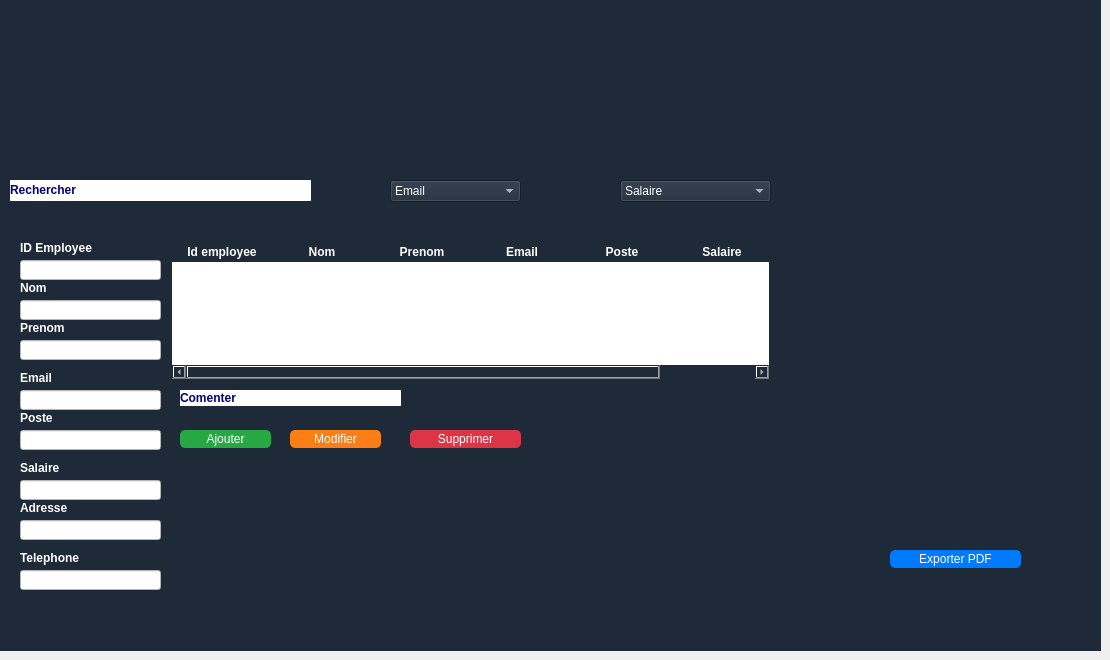
    <widget class="QWidget" name="pageEmployes">
     <widget class="QLabel" name="label_8">
      <property name="geometry">
       <rect>
        <x>0</x>
        <y>0</y>
        <width>1101</width>
        <height>171</height>
       </rect>
      </property>
      <property name="styleSheet">
       <string notr="true">background-color: #1e2a38;
color: white;
font: bold 11pt &quot;Arial&quot;;</string>
      </property>
      <property name="text">
       <string/>
      </property>
     </widget>
     <widget class="QStackedWidget" name="stackedWidget_2">
      <property name="geometry">
       <rect>
        <x>0</x>
        <y>170</y>
        <width>1101</width>
        <height>481</height>
       </rect>
      </property>
      <property name="currentIndex">
       <number>1</number>
      </property>
      <widget class="QWidget" name="page_3"/>
      <widget class="QWidget" name="page_4">
       <widget class="QFrame" name="trirecherche">
        <property name="geometry">
         <rect>
          <x>0</x>
          <y>0</y>
          <width>1101</width>
          <height>71</height>
         </rect>
        </property>
        <property name="styleSheet">
         <string notr="true">background-color: #1e2a38;
color: white;
font: bold 11pt &quot;Arial&quot;;

</string>
        </property>
        <property name="frameShape">
         <enum>QFrame::Shape::NoFrame</enum>
        </property>
        <widget class="QLabel" name="recherche">
         <property name="geometry">
          <rect>
           <x>10</x>
           <y>10</y>
           <width>301</width>
           <height>21</height>
          </rect>
         </property>
         <property name="styleSheet">
          <string notr="true">background-color: white;
    gridline-color: #ccc;
    font: 10pt &quot;Arial&quot;;</string>
         </property>
         <property name="text">
          <string>&lt;html&gt;&lt;head/&gt;&lt;body&gt;&lt;p&gt;&lt;span style=&quot; font-weight:700; color:#00007f;&quot;&gt;Rechercher&lt;/span&gt;&lt;/p&gt;&lt;/body&gt;&lt;/html&gt;</string>
         </property>
        </widget>
        <widget class="QComboBox" name="triemail">
         <property name="geometry">
          <rect>
           <x>390</x>
           <y>10</y>
           <width>131</width>
           <height>22</height>
          </rect>
         </property>
         <item>
          <property name="text">
           <string>Email</string>
          </property>
         </item>
         <item>
          <property name="text">
           <string/>
          </property>
         </item>
         <item>
          <property name="text">
           <string/>
          </property>
         </item>
        </widget>
        <widget class="QComboBox" name="trisalaire">
         <property name="geometry">
          <rect>
           <x>620</x>
           <y>10</y>
           <width>151</width>
           <height>22</height>
          </rect>
         </property>
         <item>
          <property name="text">
           <string>Salaire</string>
          </property>
         </item>
         <item>
          <property name="text">
           <string>0-500d</string>
          </property>
         </item>
         <item>
          <property name="text">
           <string>500-1000</string>
          </property>
         </item>
         <item>
          <property name="text">
           <string>1500-2000</string>
          </property>
         </item>
         <item>
          <property name="text">
           <string>2500-3000</string>
          </property>
         </item>
         <item>
          <property name="text">
           <string>3500-4000</string>
          </property>
         </item>
         <item>
          <property name="text">
           <string>4500-5000</string>
          </property>
         </item>
         <item>
          <property name="text">
           <string>&gt;5000</string>
          </property>
         </item>
        </widget>
       </widget>
       <widget class="QFrame" name="cruds">
        <property name="geometry">
         <rect>
          <x>0</x>
          <y>70</y>
          <width>1101</width>
          <height>411</height>
         </rect>
        </property>
        <property name="styleSheet">
         <string notr="true">background-color: #1e2a38;
color: white;
font: bold 11pt &quot;Arial&quot;;

</string>
        </property>
        <property name="frameShape">
         <enum>QFrame::Shape::NoFrame</enum>
        </property>
        <widget class="QLabel" name="comment">
         <property name="geometry">
          <rect>
           <x>180</x>
           <y>150</y>
           <width>221</width>
           <height>16</height>
          </rect>
         </property>
         <property name="styleSheet">
          <string notr="true">background-color: white;
    gridline-color: #ccc;
    font: 10pt &quot;Arial&quot;;
</string>
         </property>
         <property name="text">
          <string>&lt;html&gt;&lt;head/&gt;&lt;body&gt;&lt;p&gt;&lt;span style=&quot; font-weight:700; color:#00007f;&quot;&gt;Comenter&lt;/span&gt;&lt;/p&gt;&lt;/body&gt;&lt;/html&gt;</string>
         </property>
        </widget>
        <widget class="QPushButton" name="ajouter">
         <property name="geometry">
          <rect>
           <x>180</x>
           <y>190</y>
           <width>91</width>
           <height>18</height>
          </rect>
         </property>
         <property name="styleSheet">
          <string notr="true">QPushButton {
    background-color: #28a745;
    color: white;
    border-radius: 5px;
}

</string>
         </property>
         <property name="text">
          <string>Ajouter</string>
         </property>
        </widget>
        <widget class="QPushButton" name="modifier">
         <property name="geometry">
          <rect>
           <x>290</x>
           <y>190</y>
           <width>91</width>
           <height>18</height>
          </rect>
         </property>
         <property name="styleSheet">
          <string notr="true">QPushButton {
    background-color: #fd7e14;
    color: white;
    border-radius: 5px;
}
</string>
         </property>
         <property name="text">
          <string>Modifier</string>
         </property>
        </widget>
        <widget class="QPushButton" name="exporter">
         <property name="geometry">
          <rect>
           <x>890</x>
           <y>310</y>
           <width>131</width>
           <height>18</height>
          </rect>
         </property>
         <property name="styleSheet">
          <string notr="true">QPushButton {
    background-color: #007bff;
    color: white;
    border-radius: 5px;
}
</string>
         </property>
         <property name="text">
          <string>Exporter PDF</string>
         </property>
        </widget>
        <widget class="QPushButton" name="supprimer">
         <property name="geometry">
          <rect>
           <x>410</x>
           <y>190</y>
           <width>111</width>
           <height>18</height>
          </rect>
         </property>
         <property name="styleSheet">
          <string notr="true">QPushButton {
    background-color: #dc3545;
    color: white;
    border-radius: 5px;
}</string>
         </property>
         <property name="text">
          <string>Supprimer</string>
         </property>
        </widget>
        <widget class="QTableWidget" name="tableau">
         <property name="geometry">
          <rect>
           <x>170</x>
           <y>0</y>
           <width>601</width>
           <height>141</height>
          </rect>
         </property>
         <property name="styleSheet">
          <string notr="true">QTableWidget {
    background-color: white;        /* cellules blanches */
    color: #1e2a38;                 /* texte bleu foncé */
    border: 2px solid #1e2a38;      /* bordures du tableau */
    font: bold 11pt &quot;Arial&quot;;
}

QTableWidget::item {
    background-color: white;        /* garde les cellules blanches */
    color: #1e2a38;
}

QHeaderView::section {
    background-color: #1e2a38;      /* en-tête bleu foncé */
    color: white;                   /* texte blanc */
    font: bold 11pt &quot;Arial&quot;;
    border: 1px solid #1e2a38;
}
</string>
         </property>
         <column>
          <property name="text">
           <string>Id employee</string>
          </property>
          <property name="font">
           <font>
            <bold>true</bold>
           </font>
          </property>
         </column>
         <column>
          <property name="text">
           <string>Nom</string>
          </property>
          <property name="font">
           <font>
            <bold>true</bold>
           </font>
          </property>
         </column>
         <column>
          <property name="text">
           <string>Prenom</string>
          </property>
          <property name="font">
           <font>
            <bold>true</bold>
           </font>
          </property>
         </column>
         <column>
          <property name="text">
           <string>Email</string>
          </property>
          <property name="font">
           <font>
            <bold>true</bold>
           </font>
          </property>
         </column>
         <column>
          <property name="text">
           <string>Poste</string>
          </property>
          <property name="font">
           <font>
            <bold>true</bold>
           </font>
          </property>
         </column>
         <column>
          <property name="text">
           <string>Salaire</string>
          </property>
          <property name="font">
           <font>
            <bold>true</bold>
           </font>
          </property>
         </column>
        </widget>
        <widget class="QFrame" name="liste">
         <property name="geometry">
          <rect>
           <x>10</x>
           <y>0</y>
           <width>161</width>
           <height>401</height>
          </rect>
         </property>
         <property name="styleSheet">
          <string notr="true">background-color: #1e2a38;
color: white;
font: bold 11pt &quot;Arial&quot;;</string>
         </property>
         <property name="frameShape">
          <enum>QFrame::Shape::NoFrame</enum>
         </property>
         <widget class="QLabel" name="idemployee">
          <property name="geometry">
           <rect>
            <x>10</x>
            <y>0</y>
            <width>141</width>
            <height>16</height>
           </rect>
          </property>
          <property name="styleSheet">
           <string notr="true"/>
          </property>
          <property name="text">
           <string>&lt;html&gt;&lt;head/&gt;&lt;body&gt;&lt;p&gt;&lt;span style=&quot; font-weight:704;&quot;&gt;ID Employee&lt;/span&gt;&lt;/p&gt;&lt;/body&gt;&lt;/html&gt;</string>
          </property>
         </widget>
         <widget class="QLabel" name="nom">
          <property name="geometry">
           <rect>
            <x>10</x>
            <y>40</y>
            <width>141</width>
            <height>16</height>
           </rect>
          </property>
          <property name="text">
           <string>&lt;html&gt;&lt;head/&gt;&lt;body&gt;&lt;p&gt;&lt;span style=&quot; font-weight:704;&quot;&gt;Nom&lt;/span&gt;&lt;/p&gt;&lt;/body&gt;&lt;/html&gt;</string>
          </property>
         </widget>
         <widget class="QLabel" name="prenom">
          <property name="geometry">
           <rect>
            <x>10</x>
            <y>80</y>
            <width>141</width>
            <height>16</height>
           </rect>
          </property>
          <property name="text">
           <string>&lt;html&gt;&lt;head/&gt;&lt;body&gt;&lt;p&gt;&lt;span style=&quot; font-weight:704;&quot;&gt;Prenom&lt;/span&gt;&lt;/p&gt;&lt;/body&gt;&lt;/html&gt;</string>
          </property>
         </widget>
         <widget class="QLabel" name="adresse">
          <property name="geometry">
           <rect>
            <x>10</x>
            <y>260</y>
            <width>141</width>
            <height>16</height>
           </rect>
          </property>
          <property name="text">
           <string>&lt;html&gt;&lt;head/&gt;&lt;body&gt;&lt;p&gt;&lt;span style=&quot; font-weight:700;&quot;&gt;Adresse&lt;/span&gt;&lt;/p&gt;&lt;/body&gt;&lt;/html&gt;</string>
          </property>
         </widget>
         <widget class="QLabel" name="telephone">
          <property name="geometry">
           <rect>
            <x>10</x>
            <y>310</y>
            <width>141</width>
            <height>16</height>
           </rect>
          </property>
          <property name="text">
           <string>&lt;html&gt;&lt;head/&gt;&lt;body&gt;&lt;p&gt;&lt;span style=&quot; font-weight:700;&quot;&gt;Telephone&lt;/span&gt;&lt;/p&gt;&lt;/body&gt;&lt;/html&gt;</string>
          </property>
         </widget>
         <widget class="QLineEdit" name="idline">
          <property name="geometry">
           <rect>
            <x>10</x>
            <y>20</y>
            <width>141</width>
            <height>20</height>
           </rect>
          </property>
          <property name="font">
           <font>
            <family>Arial</family>
            <pointsize>10</pointsize>
            <italic>false</italic>
            <bold>false</bold>
           </font>
          </property>
          <property name="styleSheet">
           <string notr="true">background-color: white;
    gridline-color: #ccc;
    font: 10pt &quot;Arial&quot;;</string>
          </property>
          <property name="echoMode">
           <enum>QLineEdit::EchoMode::Normal</enum>
          </property>
         </widget>
         <widget class="QLineEdit" name="nomline">
          <property name="geometry">
           <rect>
            <x>10</x>
            <y>60</y>
            <width>141</width>
            <height>20</height>
           </rect>
          </property>
          <property name="styleSheet">
           <string notr="true">background-color: white;
    gridline-color: #ccc;
    font: 10pt &quot;Arial&quot;;
</string>
          </property>
         </widget>
         <widget class="QLineEdit" name="adresseline">
          <property name="geometry">
           <rect>
            <x>10</x>
            <y>280</y>
            <width>141</width>
            <height>20</height>
           </rect>
          </property>
          <property name="styleSheet">
           <string notr="true">background-color: white;
    gridline-color: #ccc;
    font: 10pt &quot;Arial&quot;;
</string>
          </property>
         </widget>
         <widget class="QLineEdit" name="telephoneline">
          <property name="geometry">
           <rect>
            <x>10</x>
            <y>330</y>
            <width>141</width>
            <height>20</height>
           </rect>
          </property>
          <property name="styleSheet">
           <string notr="true">background-color: white;
    gridline-color: #ccc;
    font: 10pt &quot;Arial&quot;;
</string>
          </property>
         </widget>
         <widget class="QLabel" name="email">
          <property name="geometry">
           <rect>
            <x>10</x>
            <y>130</y>
            <width>141</width>
            <height>16</height>
           </rect>
          </property>
          <property name="text">
           <string>&lt;html&gt;&lt;head/&gt;&lt;body&gt;&lt;p&gt;&lt;span style=&quot; font-weight:704;&quot;&gt;Email&lt;/span&gt;&lt;/p&gt;&lt;/body&gt;&lt;/html&gt;</string>
          </property>
         </widget>
         <widget class="QLineEdit" name="emailline">
          <property name="geometry">
           <rect>
            <x>10</x>
            <y>150</y>
            <width>141</width>
            <height>20</height>
           </rect>
          </property>
          <property name="styleSheet">
           <string notr="true">background-color: white;
    gridline-color: #ccc;
    font: 10pt &quot;Arial&quot;;
</string>
          </property>
         </widget>
         <widget class="QLabel" name="poste">
          <property name="geometry">
           <rect>
            <x>10</x>
            <y>170</y>
            <width>141</width>
            <height>16</height>
           </rect>
          </property>
          <property name="text">
           <string>&lt;html&gt;&lt;head/&gt;&lt;body&gt;&lt;p&gt;&lt;span style=&quot; font-weight:704;&quot;&gt;Poste&lt;/span&gt;&lt;/p&gt;&lt;/body&gt;&lt;/html&gt;</string>
          </property>
         </widget>
         <widget class="QLineEdit" name="salaireline">
          <property name="geometry">
           <rect>
            <x>10</x>
            <y>240</y>
            <width>141</width>
            <height>20</height>
           </rect>
          </property>
          <property name="styleSheet">
           <string notr="true">background-color: white;
    gridline-color: #ccc;
    font: 10pt &quot;Arial&quot;;
</string>
          </property>
         </widget>
         <widget class="QLineEdit" name="posteline">
          <property name="geometry">
           <rect>
            <x>10</x>
            <y>190</y>
            <width>141</width>
            <height>20</height>
           </rect>
          </property>
          <property name="styleSheet">
           <string notr="true">background-color: white;
    gridline-color: #ccc;
    font: 10pt &quot;Arial&quot;;
</string>
          </property>
         </widget>
         <widget class="QLabel" name="salaire">
          <property name="geometry">
           <rect>
            <x>10</x>
            <y>220</y>
            <width>141</width>
            <height>16</height>
           </rect>
          </property>
          <property name="text">
           <string>&lt;html&gt;&lt;head/&gt;&lt;body&gt;&lt;p&gt;&lt;span style=&quot; font-weight:704;&quot;&gt;Salaire&lt;/span&gt;&lt;/p&gt;&lt;/body&gt;&lt;/html&gt;</string>
          </property>
         </widget>
         <widget class="QLineEdit" name="prenomline">
          <property name="geometry">
           <rect>
            <x>10</x>
            <y>100</y>
            <width>141</width>
            <height>20</height>
           </rect>
          </property>
          <property name="styleSheet">
           <string notr="true">background-color: white;
    gridline-color: #ccc;
    font: 10pt &quot;Arial&quot;;
</string>
          </property>
         </widget>
        </widget>
       </widget>
      </widget>
     </widget>
    </widget>
